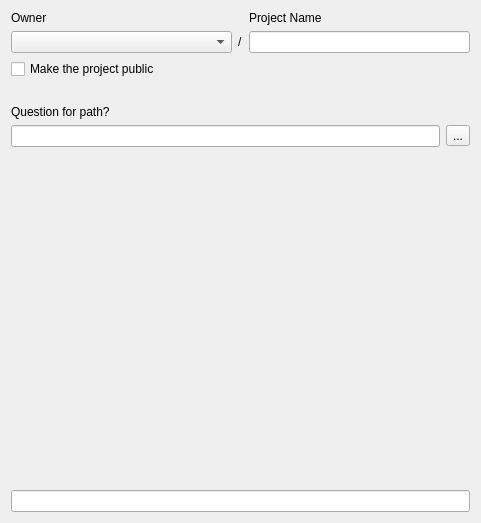
<?xml version="1.0" encoding="UTF-8"?>
<ui version="4.0">
 <class>WizardPage</class>
 <widget class="QWizardPage" name="WizardPage">
  <property name="geometry">
   <rect>
    <x>0</x>
    <y>0</y>
    <width>481</width>
    <height>523</height>
   </rect>
  </property>
  <property name="windowTitle">
   <string>WizardPage</string>
  </property>
  <layout class="QGridLayout" name="gridLayout_2">
   <item row="0" column="0">
    <layout class="QVBoxLayout" name="verticalLayout">
     <property name="bottomMargin">
      <number>0</number>
     </property>
     <item>
      <layout class="QGridLayout" name="gridLayout">
       <item row="0" column="2">
        <widget class="QLabel" name="label_2">
         <property name="text">
          <string>Project Name</string>
         </property>
        </widget>
       </item>
       <item row="0" column="0">
        <widget class="QLabel" name="label">
         <property name="maximumSize">
          <size>
           <width>200</width>
           <height>100</height>
          </size>
         </property>
         <property name="text">
          <string>Owner</string>
         </property>
        </widget>
       </item>
       <item row="1" column="0">
        <widget class="QComboBox" name="project_owner_cbo">
         <property name="sizePolicy">
          <sizepolicy hsizetype="Expanding" vsizetype="Fixed">
           <horstretch>0</horstretch>
           <verstretch>0</verstretch>
          </sizepolicy>
         </property>
        </widget>
       </item>
       <item row="1" column="1">
        <widget class="QLabel" name="label_3">
         <property name="text">
          <string>/</string>
         </property>
        </widget>
       </item>
       <item row="1" column="2">
        <widget class="QLineEdit" name="project_name_ledit"/>
       </item>
      </layout>
     </item>
     <item>
      <widget class="QCheckBox" name="public_chbox">
       <property name="text">
        <string>Make the project public</string>
       </property>
      </widget>
     </item>
     <item>
      <spacer name="verticalSpacer_2">
       <property name="orientation">
        <enum>Qt::Vertical</enum>
       </property>
       <property name="sizeType">
        <enum>QSizePolicy::Preferred</enum>
       </property>
       <property name="sizeHint" stdset="0">
        <size>
         <width>20</width>
         <height>20</height>
        </size>
       </property>
      </spacer>
     </item>
     <item>
      <widget class="QLabel" name="question_label">
       <property name="text">
        <string>Question for path?</string>
       </property>
      </widget>
     </item>
     <item>
      <layout class="QHBoxLayout" name="horizontalLayout">
       <property name="bottomMargin">
        <number>0</number>
       </property>
       <item>
        <widget class="QLineEdit" name="path_ledit"/>
       </item>
       <item>
        <widget class="QToolButton" name="browse_btn">
         <property name="text">
          <string>...</string>
         </property>
        </widget>
       </item>
      </layout>
     </item>
     <item>
      <spacer name="verticalSpacer_3">
       <property name="orientation">
        <enum>Qt::Vertical</enum>
       </property>
       <property name="sizeType">
        <enum>QSizePolicy::Preferred</enum>
       </property>
       <property name="sizeHint" stdset="0">
        <size>
         <width>20</width>
         <height>20</height>
        </size>
       </property>
      </spacer>
     </item>
     <item>
      <widget class="QLabel" name="info_label">
       <property name="text">
        <string/>
       </property>
      </widget>
     </item>
     <item>
      <spacer name="verticalSpacer">
       <property name="orientation">
        <enum>Qt::Vertical</enum>
       </property>
       <property name="sizeHint" stdset="0">
        <size>
         <width>20</width>
         <height>40</height>
        </size>
       </property>
      </spacer>
     </item>
     <item>
      <widget class="QLineEdit" name="path_ok_ledit"/>
     </item>
    </layout>
   </item>
  </layout>
 </widget>
 <resources/>
 <connections/>
</ui>
